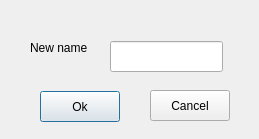
<?xml version="1.0" encoding="UTF-8"?>
<ui version="4.0">
 <class>DialogModifyNode</class>
 <widget class="QDialog" name="DialogModifyNode">
  <property name="geometry">
   <rect>
    <x>0</x>
    <y>0</y>
    <width>259</width>
    <height>139</height>
   </rect>
  </property>
  <property name="windowTitle">
   <string>Dialog</string>
  </property>
  <widget class="QLineEdit" name="newName">
   <property name="geometry">
    <rect>
     <x>110</x>
     <y>41</y>
     <width>113</width>
     <height>31</height>
    </rect>
   </property>
  </widget>
  <widget class="QLabel" name="label">
   <property name="geometry">
    <rect>
     <x>30</x>
     <y>40</y>
     <width>81</width>
     <height>16</height>
    </rect>
   </property>
   <property name="text">
    <string>New name</string>
   </property>
  </widget>
  <widget class="QPushButton" name="btnOk">
   <property name="geometry">
    <rect>
     <x>40</x>
     <y>91</y>
     <width>80</width>
     <height>31</height>
    </rect>
   </property>
   <property name="text">
    <string>Ok</string>
   </property>
  </widget>
  <widget class="QPushButton" name="btnCancel">
   <property name="geometry">
    <rect>
     <x>150</x>
     <y>90</y>
     <width>80</width>
     <height>31</height>
    </rect>
   </property>
   <property name="text">
    <string>Cancel</string>
   </property>
  </widget>
 </widget>
 <resources/>
 <connections/>
</ui>
